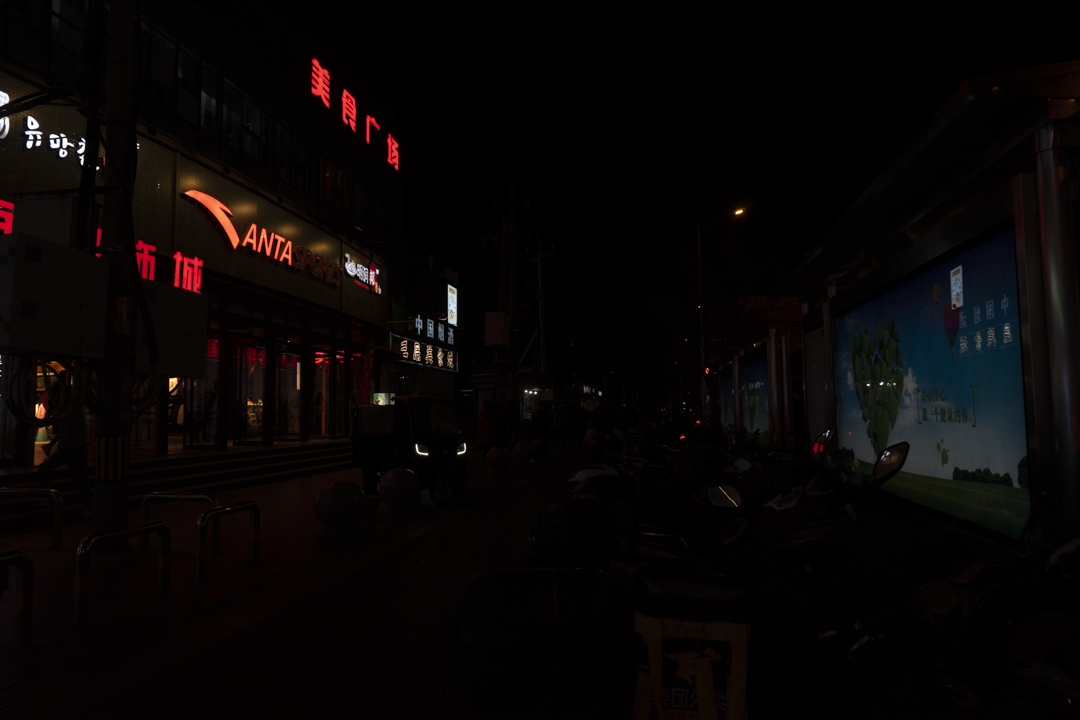
%> input picture vision artificial/Actividad 1/116.png, 1080 x 720 px
$ octave VA_Intro_A_MATLAB_Act1.m   (GNU Octave 9; MATLAB toolbox functions it lacks are replaced by stand-ins)
%> lines starting %> are read from the running program, lines starting %| are printed output that depends on the picture
%% VISIÓN ARTIFICIAL · PRÁCTICA PASO A PASO EN MATLAB
% Equivalente al notebook VA_Alumnado_Colab_Paso_a_Paso_CORREGIDO.ipynb.
% Ejecuta las secciones (%%) en orden usando «Run Section».
% Necesita Image Processing Toolbox para rgb2gray e imshow.
% La imagen se selecciona desde el PC; no se genera ninguna alternativa.

%% 1. Preparar el entorno
% MATLAB ya incluye las operaciones matriciales necesarias.
% Comprobamos la versión y limpiamos las figuras y variables anteriores.
clearvars; close all; clc;
disp(['Versión de MATLAB: ', version]);
% En la Command Window puedes consultar la ayuda: help imread

%% 2. Subir / abrir una imagen
% Se abre el explorador de archivos para elegir una imagen PNG o JPG.
[nombre, carpeta] = uigetfile({'*.png;*.jpg;*.jpeg', ...
    'Imágenes PNG/JPEG (*.png, *.jpg, *.jpeg)'}, 'Selecciona una imagen');
%> the answer given: 116.png
if isequal(nombre, 0)
    error('No se seleccionó ninguna imagen. Ejecuta esta sección de nuevo.');
end
imagen = imread(fullfile(carpeta, nombre));
%> imagen is the input picture: size 720x1080x3 uint8; mean R, G, B 9.1, 5.7, 5.5

% Convertimos la imagen a RGB si se cargó en escala de grises.
% Si se cargó una imagen RGBA, descartamos el canal alfa.
if ndims(imagen) == 2
    I_rgb = repmat(imagen, [1, 1, 3]);
elseif size(imagen, 3) >= 3
    I_rgb = imagen(:,:,1:3);
else
    error('Formato de imagen no compatible.');
end
fprintf('Archivo: %s | Dimensiones: %s | Tipo: %s\n', ...
    nombre, mat2str(size(I_rgb)), class(I_rgb));
%| Archivo: 116.png | Dimensiones: [720 1080 3] | Tipo: uint8
figure; imshow(I_rgb); title('Imagen original');

%% 3. Inspeccionar y convertir
% Convertimos la imagen RGB cargada desde el PC a escala de grises.
% I_gray tiene valores de intensidad de 0 a 255 para imágenes uint8.
% im2double convierte imágenes uint8 al intervalo [0, 1].
I_gray = rgb2gray(I_rgb);
I = im2double(I_gray);
fprintf('RGB: %s, %s\n', mat2str(size(I_rgb)), class(I_rgb));
%| RGB: [720 1080 3], uint8
fprintf('Grises: %s, %s\n', mat2str(size(I_gray)), class(I_gray));
%| Grises: [720 1080], uint8
fprintf('Normalizada: %s, %s, rango: %.4f a %.4f\n', ...
    mat2str(size(I)), class(I), min(I(:)), max(I(:)));
%| Normalizada: [720 1080], double, rango: 0.0000 a 1.0000
figure; imshow(I_gray); title('Imagen en escala de grises');

%% 4. Brillo y saturación
% Sumamos 80 niveles de intensidad, con recorte explícito en 255.
% Convertimos antes a double para no depender de la saturación de uint8.
delta = 80;
J = uint8(min(max(double(I_gray) + delta, 0), 255));
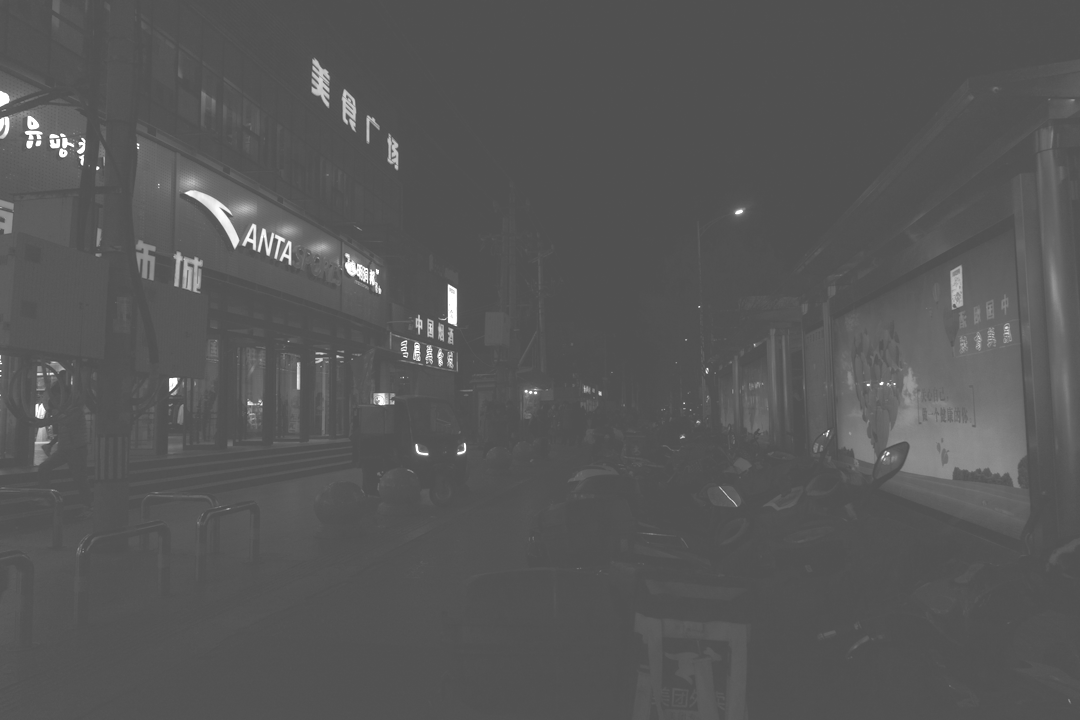
%> J: size 720x1080 uint8; min 80, max 255, mean 86.6
saturacion = 100 * nnz(J == 255) / numel(J);
%> saturacion = 0.172
fprintf('Píxeles saturados: %.2f%%\n', saturacion);
%| Píxeles saturados: 0.17%
figure;
subplot(1,2,1); imshow(I_gray); title('Original');
subplot(1,2,2); imshow(J); title(sprintf('Brillo +%d', delta));
% Prueba: cambia delta de 80 a 30 y vuelve a ejecutar esta sección.

%% 5. Histograma
% Comparamos la distribución de intensidades antes y después del brillo.
figure;
subplot(1,2,1);
histogram(double(I_gray(:)), 0:256);
title('Original'); xlabel('Intensidad'); ylabel('N.º de píxeles');
xlim([0 256]);
subplot(1,2,2);
histogram(double(J(:)), 0:256);
title(sprintf('Brillo +%d', delta));
xlabel('Intensidad'); ylabel('N.º de píxeles');
xlim([0 256]);
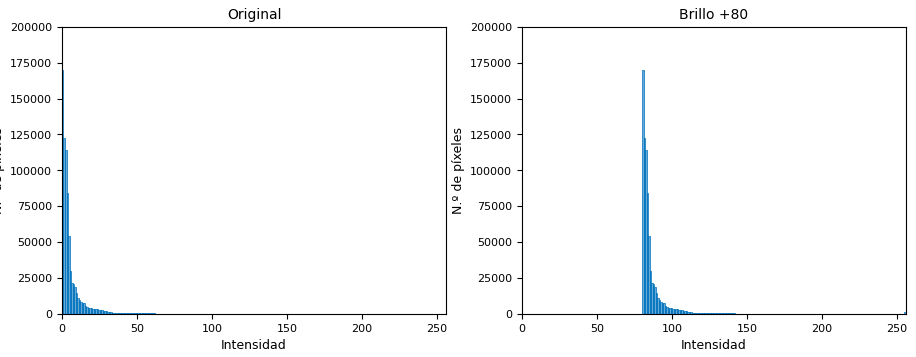
%> figure redrawn from the program's plot data, 2 panels; panel 1: tallest bar 170170 high, from x = 0 to 1; panel 2: tallest bar 170170 high, from x = 80 to 81

%% 6. Negativo y gamma
% Usamos la imagen I normalizada al intervalo [0,1].
negativo = 1 - I;
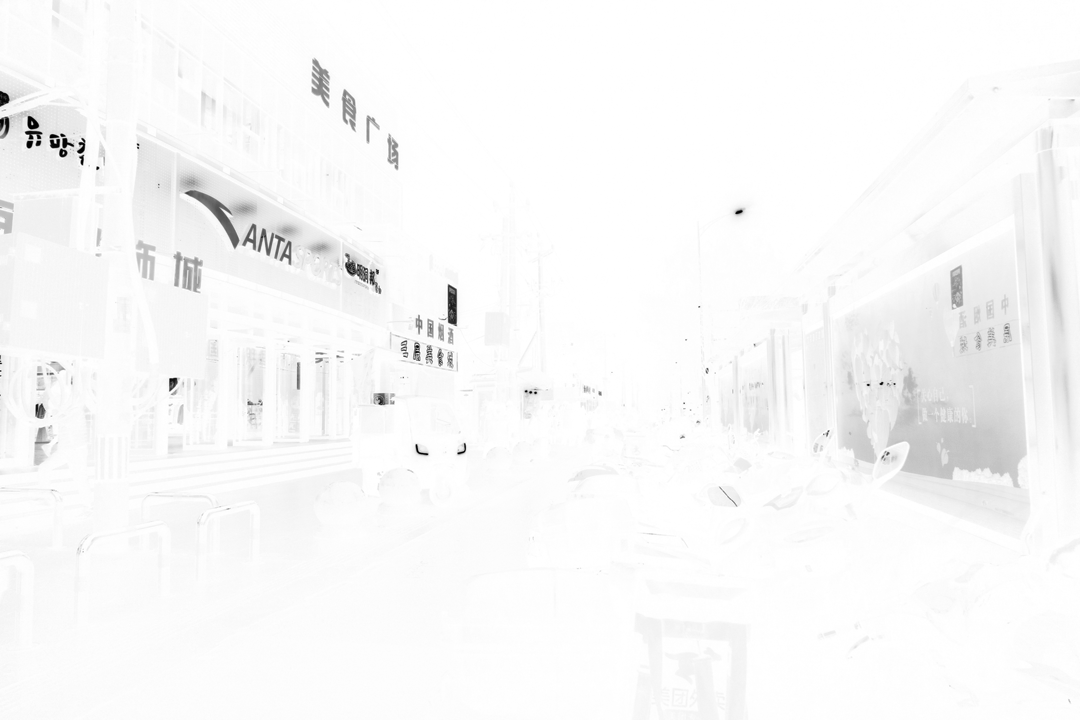
%> negativo: size 720x1080 double; min 0, max 1, mean 0.974
gamma_clara = I .^ 0.4;
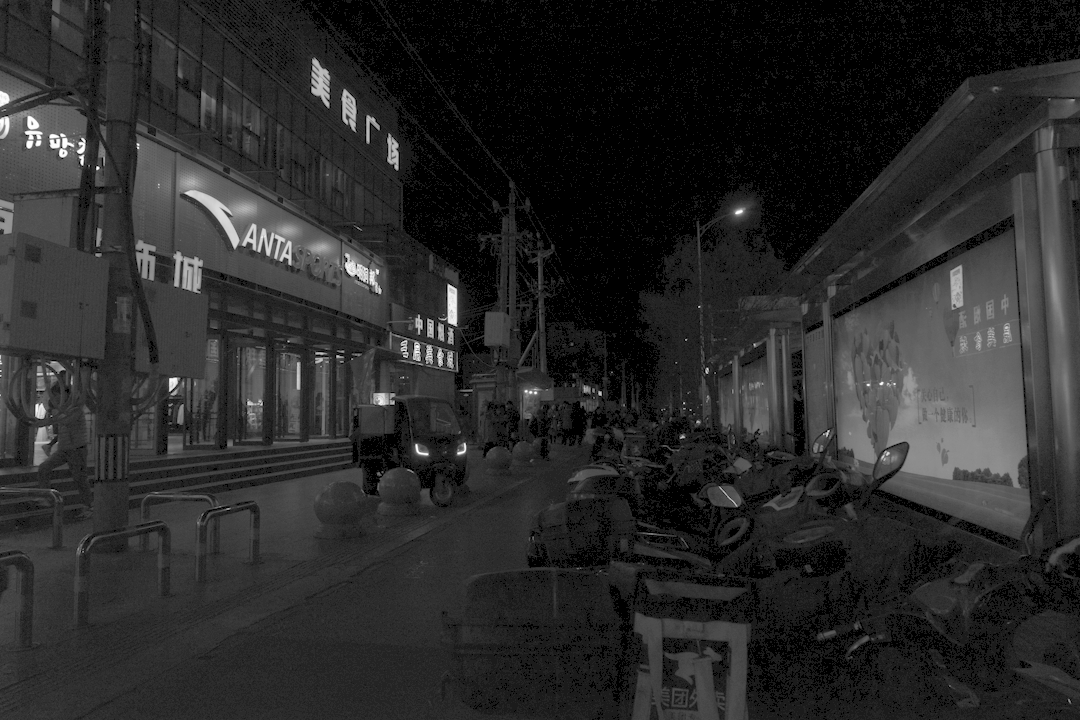
%> gamma_clara: size 720x1080 double; min 0, max 1, mean 0.164
gamma_oscura = I .^ 2;
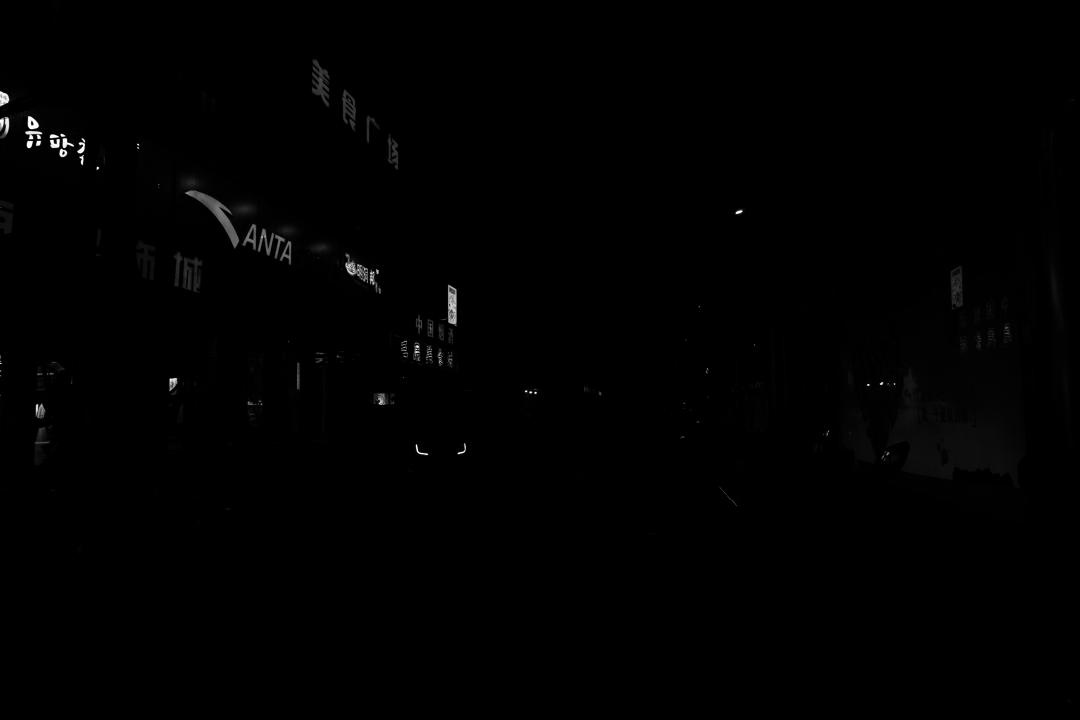
%> gamma_oscura: size 720x1080 double; min 0, max 1, mean 0.00467
figure;
subplot(1,3,1); imshow(negativo); title('Negativo');
subplot(1,3,2); imshow(gamma_clara); title('Gamma 0.4');
subplot(1,3,3); imshow(gamma_oscura); title('Gamma 2');
% Pregunta: ¿qué gamma aclara las zonas oscuras?

$ run again, on vision artificial/Actividad 1/3426.png
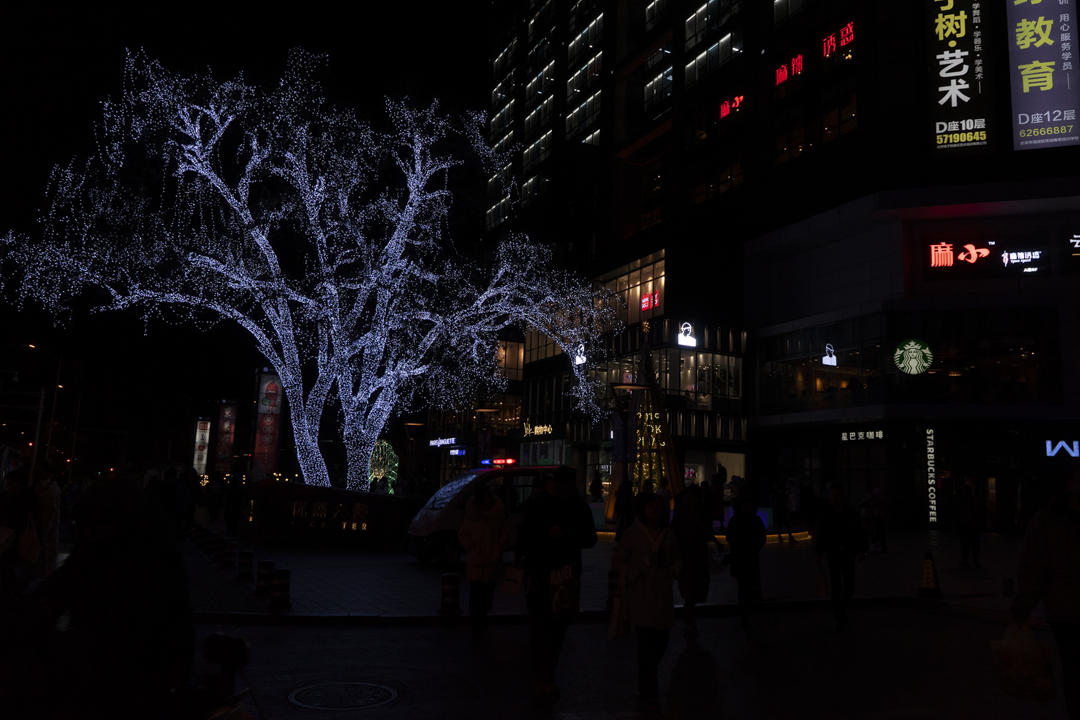
%> input picture vision artificial/Actividad 1/3426.png, 1080 x 720 px
%> imagen is the input picture: size 720x1080x3 uint8; mean R, G, B 13.4, 11.4, 14.3
%| Archivo: 3426.png | Dimensiones: [720 1080 3] | Tipo: uint8
%| RGB: [720 1080 3], uint8
%| Grises: [720 1080], uint8
%| Normalizada: [720 1080], double, rango: 0.0000 a 1.0000
%> `J = uint8(min(max(double(I_gray) + delta, 0), 255));`:
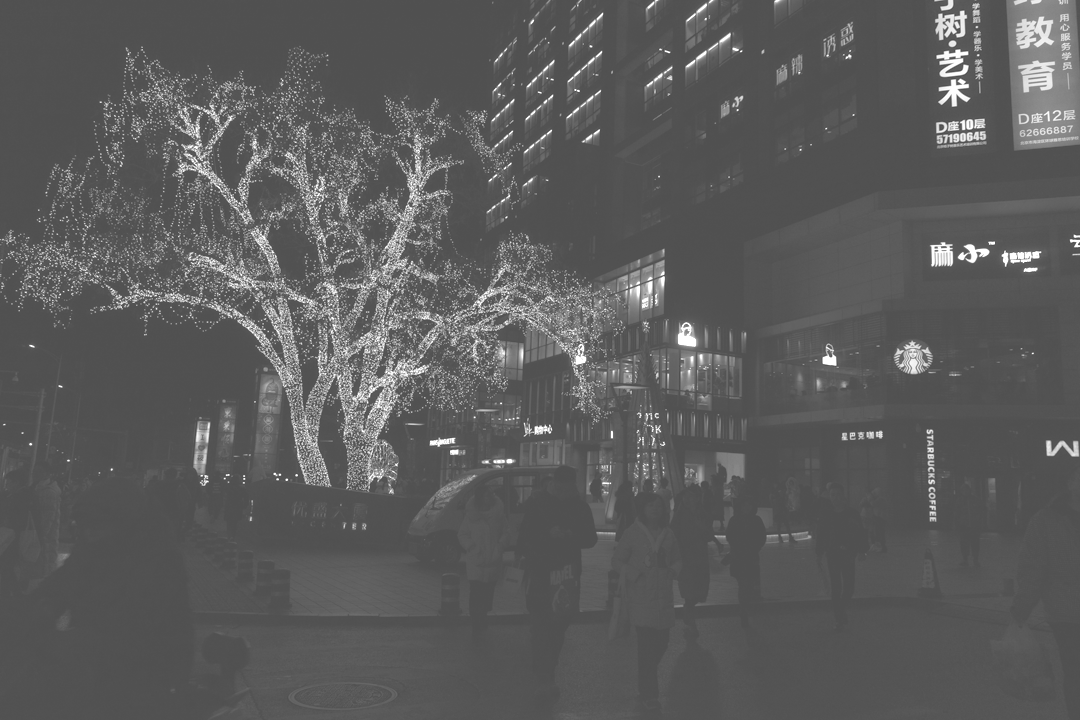
%> J: size 720x1080 uint8; min 80, max 255, mean 92.2
%> saturacion = 0.294
%| Píxeles saturados: 0.29%
%> `gamma_oscura = I .^ 2;`:
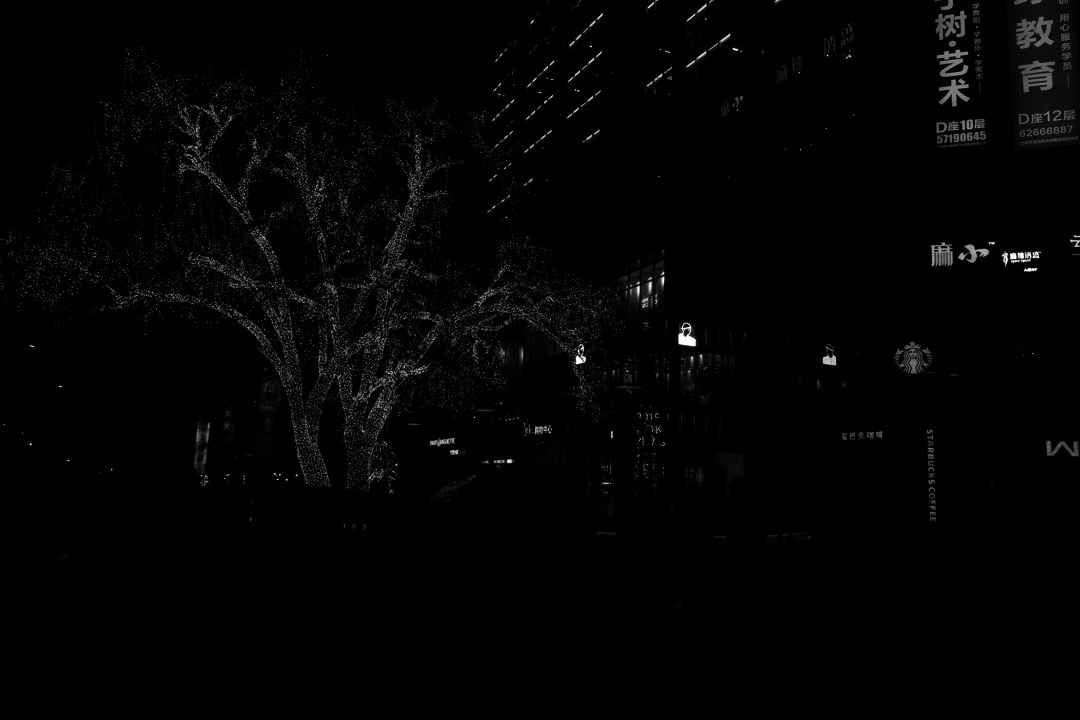
%> gamma_oscura: size 720x1080 double; min 0, max 1, mean 0.013

$ run again, on vision artificial/Actividad 1/368.png
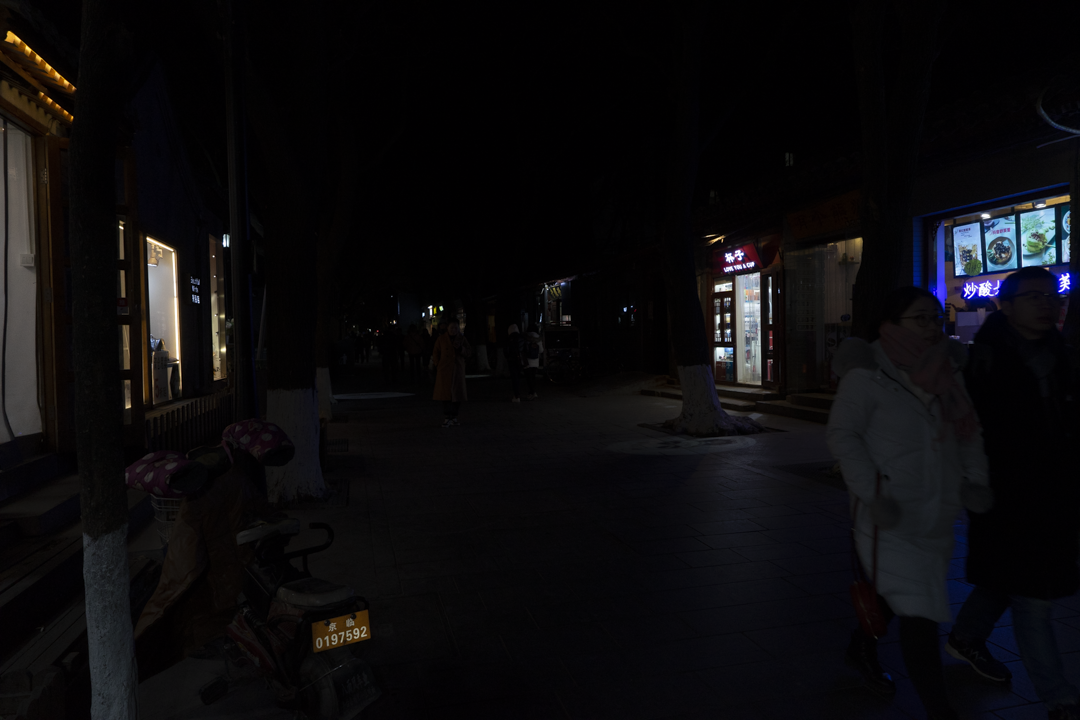
%> input picture vision artificial/Actividad 1/368.png, 1080 x 720 px
%> imagen is the input picture: size 720x1080x3 uint8; mean R, G, B 12.3, 11.2, 13.1
%| Archivo: 368.png | Dimensiones: [720 1080 3] | Tipo: uint8
%| RGB: [720 1080 3], uint8
%| Grises: [720 1080], uint8
%| Normalizada: [720 1080], double, rango: 0.0000 a 1.0000
%> `J = uint8(min(max(double(I_gray) + delta, 0), 255));`:
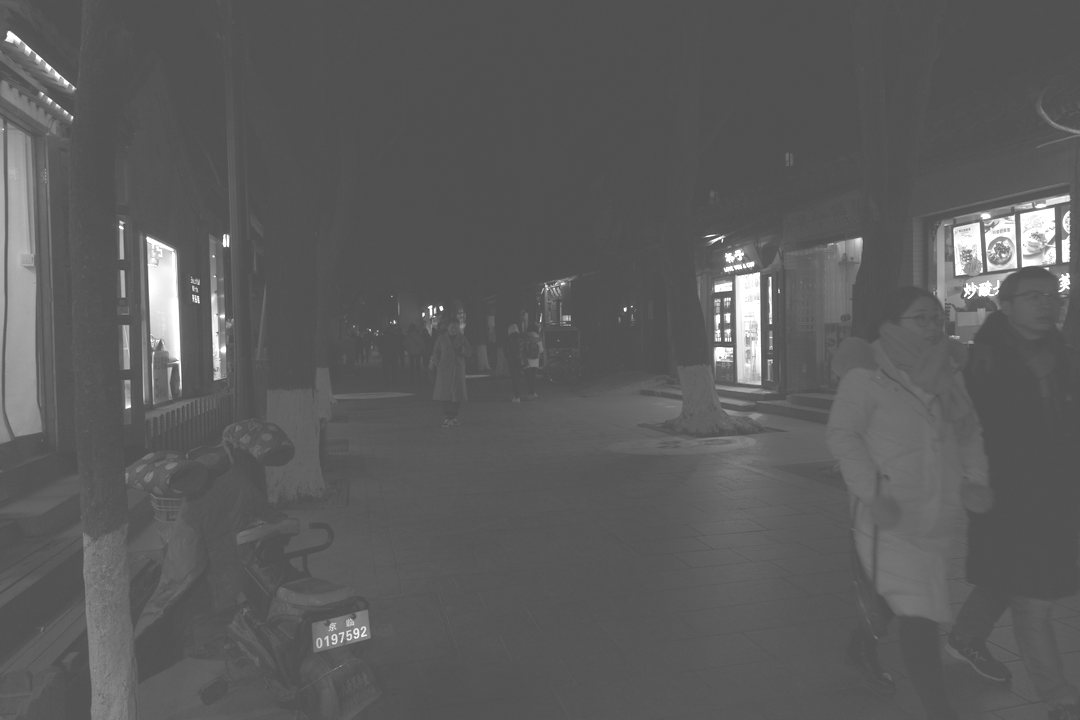
%> J: size 720x1080 uint8; min 80, max 255, mean 91.5
%> saturacion = 0.546
%| Píxeles saturados: 0.55%
%> `gamma_oscura = I .^ 2;`:
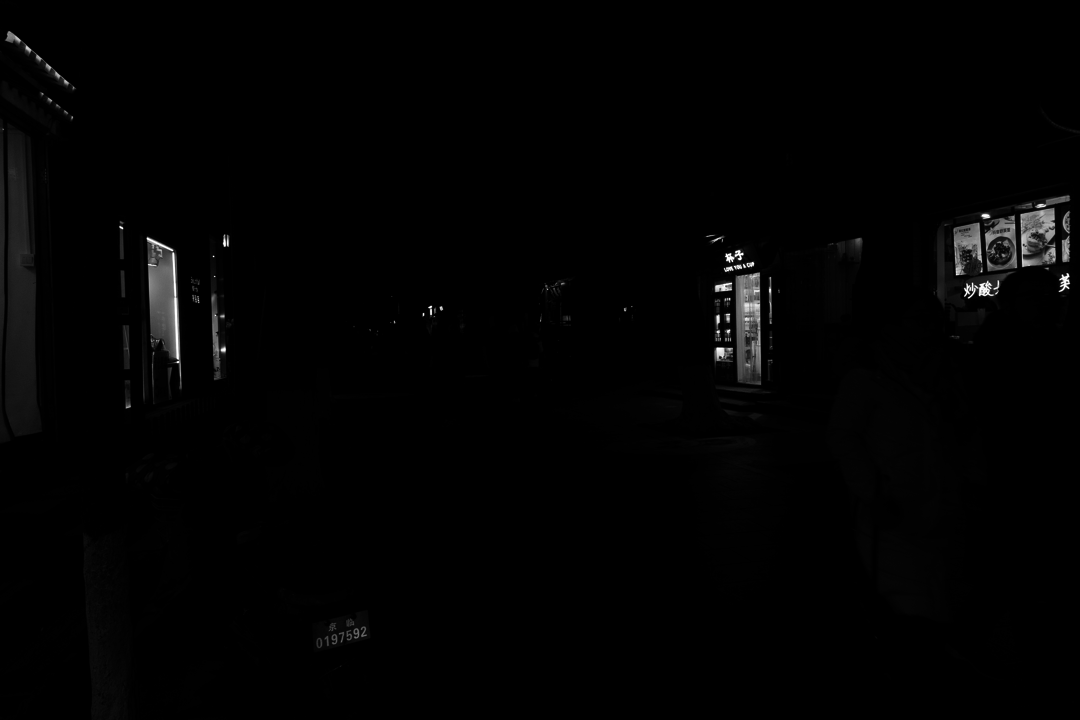
%> gamma_oscura: size 720x1080 double; min 0, max 1, mean 0.0112
